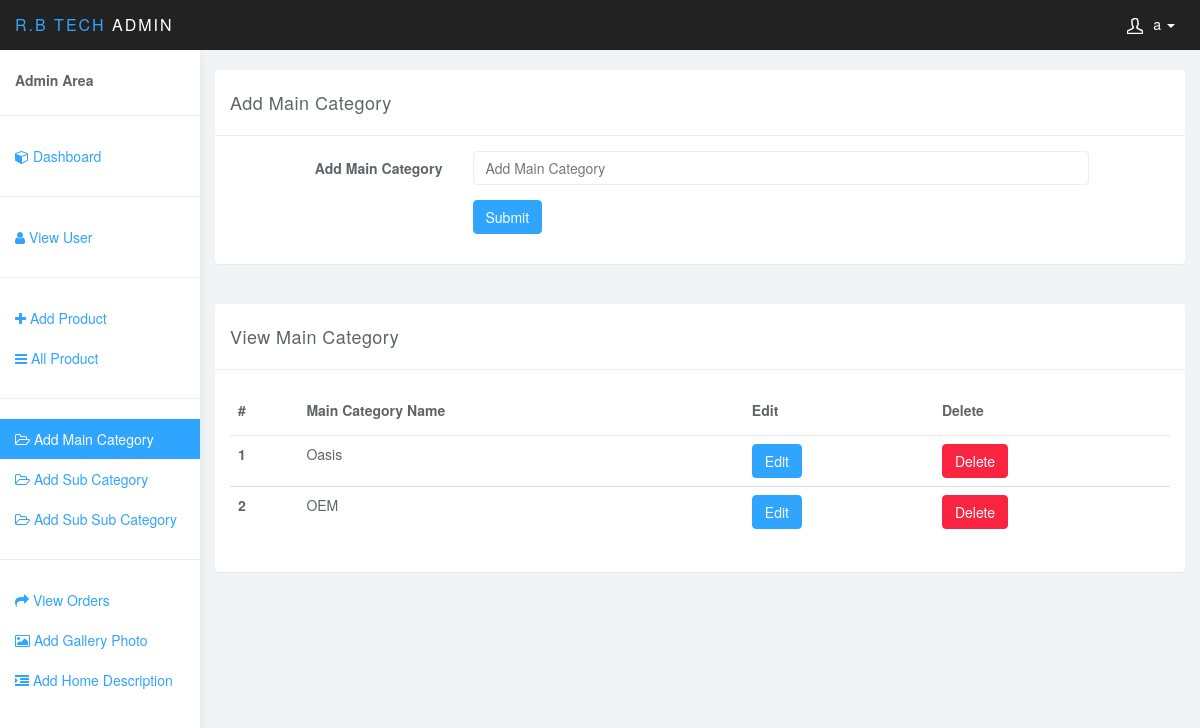
Page /admin/add-main-category.php (signed in) on the committed database.
### tables this page shows
CREATE TABLE IF NOT EXISTS `main_category` (
  `id` int(10) NOT NULL AUTO_INCREMENT,
  `main_category_name` varchar(1000) NOT NULL,
  PRIMARY KEY (`id`)
);

### admin/add-main-category.php (the view, shortened to what this page needs)
    <!DOCTYPE html>
    <html>
    <head>
        <?php include "design.php"; ?>
    </head>
<body>
<nav class="navbar navbar-inverse navbar-fixed-top" role="navigation">
    <div class="container-fluid">
        <div class="navbar-header">
            <a class="navbar-brand" href="#"><span>Lumino</span>Admin</a>
            <ul class="user-menu">
                <li class="dropdown pull-right">
                    <a href="#" class="dropdown-toggle" data-toggle="dropdown"><svg class="glyph stroked male-user"><use xlink:href="#stroked-male-user"></use></svg><?php echo $_SESSION['username'];
                        ?> <span class="caret"></span></a>
                </li>
            </ul>
        </div>
    </div>
</nav>
<?php include "sidebar.php"; ?>
<div class="col-sm-9 col-sm-offset-3 col-lg-10 col-lg-offset-2 main">
    <div class="row">
        <div class="col-lg-12">
            <br>
        </div>
    </div>
    <div class="row">
        <div class="col-lg-12">
            <div class="panel panel-default">
                <div class="panel-heading">Add Main Category</div>
                <div class="panel-body">
                    <div class="row">
                        <div class="col-sm-12">
                            <form class="form-horizontal" action="" method="post" enctype="multipart/form-data">
                                <fieldset>
                                    <div class="form-group">
                                        <label class="col-md-3 control-label">Add Main Category</label>
                                        <div class="col-md-8">
                                            <input id="pname" name="main_category_name" placeholder="Add Main Category"
                                                   class="form-control input-md" required="" type="text">
                                        </div>
                                    </div>
                                    <div class="form-group">
                                        <label class="col-md-3 control-label"></label>
                                        <div class="col-md-8"><input type="submit" class="btn btn-primary" name="submitmaincategory" id="submit"
                                                                     value="Submit"></div>
                                    </div>
                                </fieldset>
                            </form>
                        </div>
                    </div>
                </div>
            </div>
        </div>
    </div>
</div>
<div class="col-sm-9 col-sm-offset-3 col-lg-10 col-lg-offset-2 main">
    <div class="row">
        <div class="col-lg-12">
            <br>
        </div>
    </div>
    <div class="row">
        <div class="col-lg-12">
            <div class="panel panel-default">
                <div class="panel-heading">View Main Category</div>
                <div class="panel-body">
                    <div class="row">
                        <div class="col-sm-12">
                            <table class="table">
                                <thead class="thead-inverse">
                                <tr>
                                    <th>#</th>
                                    <th>Main Category Name</th>
                                    <th>Edit</th>
                                    <th>Delete</th>
                                </tr>
                                </thead>
                                <tbody>
                                <?php
                                include "../connect.php";
                                $res = mysqli_query($link,"select * from main_category");
                                while ($row = mysqli_fetch_array($res))
                                {
                                    $id=$row["id"];
                                    $maincategoryname=$row["main_category_name"];
                                    ?>
                                    <tr>
                                        <th scope="row"><?php echo $id; ?></th>
                                        <td><?php echo $maincategoryname; ?></td>
                                        <td><a href="edit-main-category.php?id=<?php echo $id; ?>" class="btn btn-primary">Edit</a></td>
                                        <td><a href="del-main-category.php?id=<?php echo $id; ?>" class="btn btn-danger">Delete</a></td>
                                    </tr>
                                <?php } ?>
                                </tbody>
                            </table>
                        </div>
                    </div>
                </div>
            </div>
        </div>
    </div>
</div>
<?php include "footer.php"; ?>

### admin/css/styles.css (style rules this page uses)
body { background: #f1f4f7; padding-top: 50px; color: #5f6468; }
a, a:hover, a:focus { color: #30a5ff; }
.form-control { border: 1px solid #eee; box-shadow: none; }
.navbar-header .navbar-brand { color: #fff; font-size: 16px; text-transform: uppercase; font-weight: 500; letter-spacing: 2px; }
.navbar-header .navbar-brand span { color: #30a5ff; }
.btn-primary, .btn-primary:hover, .btn-primary:focus, .btn-primary:active, .btn-primary.active, .open > .dropdown-toggle.btn-primary, .btn-primary.disabled, .btn-primary[disabled], fieldset[disabled] .btn-primary, .btn-primary.disabled:hover, .btn-primary[disabled]:hover, fieldset[disabled] .btn-primary:hover, .btn-primary.disabled:focus, .btn-primary[disabled]:focus, fieldset[disabled] .btn-primary:focus, .btn-primary.disabled:active, .btn-primary[disabled]:active, fieldset[disabled] .btn-primary:active, .btn-primary.disabled.active, .btn-primary[disabled].active, fieldset[disabled] .btn-primary.active { background-color: #30a5ff; border-color: #30a5ff; }
.btn-danger, .btn-danger:hover, .btn-danger:focus, .btn-danger:active, .btn-danger.active, .open > .dropdown-toggle.btn-danger, .btn-danger.disabled, .btn-danger[disabled], fieldset[disabled] .btn-danger, .btn-danger.disabled:hover, .btn-danger[disabled]:hover, fieldset[disabled] .btn-danger:hover, .btn-danger.disabled:focus, .btn-danger[disabled]:focus, fieldset[disabled] .btn-danger:focus, .btn-danger.disabled:active, .btn-danger[disabled]:active, fieldset[disabled] .btn-danger:active, .btn-danger.disabled.active, .btn-danger[disabled].active, fieldset[disabled] .btn-danger.active { background-color: #f9243f; border-color: #f9243f; }
.panel { border: 0; }
.panel-heading { font-size: 18px; font-weight: 300; letter-spacing: 0.025em; height: 66px; line-height: 45px; }
.panel-default .panel-heading { background: #fff; border-bottom: 1px solid #eee; color: #5f6468; }
.navbar { border: 0; }
.user-menu { display: inline-block; margin-top: 14px; margin-right: 10px; float: right; list-style: none; padding: 0; }
.user-menu a { color: #fff; }
@media (min-width: 768px) { .navbar-header { width: 100%; } }
.table { background: #fff; }
.table>thead>tr>th { border-bottom: 1px solid #e6e7e8; vertical-align: middle; height: 50px; }

### rows in the picture
main_category: id "1", main_category_name "Oasis"
main_category: id "2", main_category_name "OEM"

### other values in the picture
$_SESSION['username'] "a"
